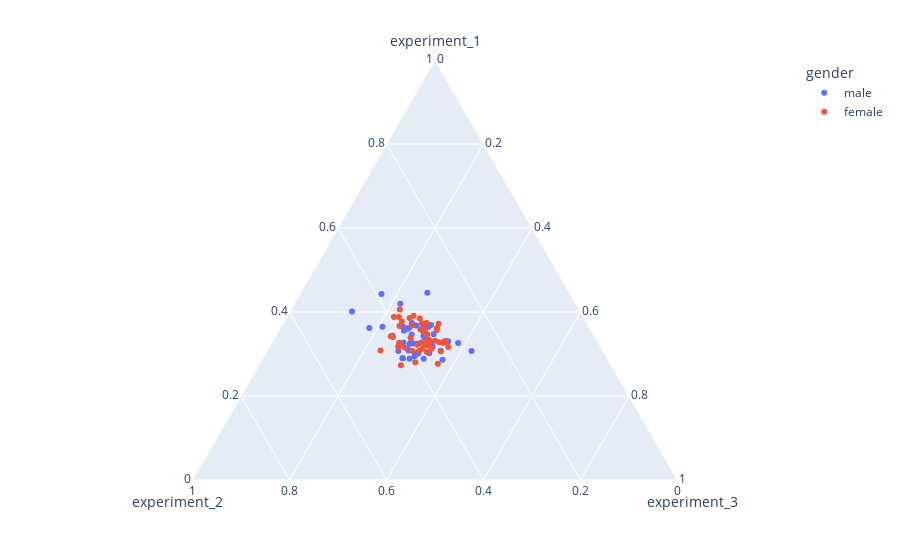

The cell this chart's notebook holds for it:
### Code cell
# Step 3: Create a ternary scatter plot for experimental data
ternary_scatter_plot = px.scatter_ternary(df_exp, a="experiment_1", b="experiment_2", 
                                        c='experiment_3', hover_name="group", color="gender")
ternary_scatter_plot.show()

### Figure 1 — Plotly figure (JSON) as saved in the notebook; plotly's stock layout.template omitted (floating-point values rounded to 4 significant figures)
{"data": [{"a": [96.88, 97.69, 87.11, 102.0, 115.4, 99.62, 103.7, 97.41, 93.0, 122.5, 108.6, 108.2, 106.7, 91.77, 99.36, 104.2, 93.1, 112.8, 105.6, 101.6, 115.2, 94.98, 90.54, 102.1, 99.16, 101.2, 104.8, 107.0, 79.91, 106.5, 105.9, 82.45, 111.6, 125.5, 110.8, 83.83, 95.34, 88.39, 94.5, 88.03, 104.0, 94.75, 89.99, 106.5, 100.6, 100.2, 101.3, 102.8, 91.74, 106.4], "b": [93.42, 106.2, 107.0, 95.09, 105.1, 106.2, 103.6, 133.8, 119.1, 125.6, 114.6, 111.3, 125.5, 106.1, 129.0, 98.53, 117.5, 108.7, 100.3, 106.4, 101.2, 121.2, 106.5, 110.4, 115.9, 88.66, 92.47, 94.93, 93.62, 109.3, 91.33, 120.0, 121.4, 82.48, 118.0, 100.4, 106.7, 118.4, 112.7, 124.4, 136.7, 137.7, 115.9, 100.0, 120.9, 104.7, 105.7, 129.0, 111.1, 115.5], "c": [73.03, 103.4, 72.14, 111.8, 96.28, 97.96, 92.67, 85.87, 85.53, 110.2, 74.58, 96.23, 93.43, 84.87, 93.68, 84.78, 75.32, 80.05, 98.61, 69.8, 43.8, 99.42, 81.38, 82.11, 56.95, 84.2, 143.8, 126.2, 25.53, 78.05, 55.16, 81.85, 81.13, 73.54, 112.3, 93.74, 89.66, 92.98, 123.0, 92.49, 119.8, 94.41, 91.76, 115.6, 88.4, 73.25, 73.73, 52.11, 64.26, 123.5], "hovertemplate": "<b>%{hovertext}</b><br><br>gender=male<br>experiment_1=%{a}<br>experiment_2=%{b}<br>experiment_3=%{c}<extra></extra>", "hovertext": ["control", "treatment", "control", "treatment", "control", "treatment", "control", "treatment", "control", "treatment", "control", "treatment", "control", "treatment", "control", "treatment", "control", "treatment", "control", "treatment", "control", "treatment", "control", "treatment", "control", "treatment", "control", "treatment", "control", "treatment", "control", "treatment", "control", "treatment", "control", "treatment", "control", "treatment", "control", "treatment", "control", "treatment", "control", "treatment", "control", "treatment", "control", "treatment", "control", "treatment"], "legendgroup": "male", "marker": {"color": "#636efa", "symbol": "circle"}, "mode": "markers", "name": "male", "showlegend": true, "subplot": "ternary", "type": "scatterternary"}, {"a": [87.3, 103.0, 106.7, 117.8, 107.3, 100.9, 96.83, 111.7, 103.0, 111.7, 86.0, 107.0, 98.34, 114.0, 102.1, 90.84, 120.3, 97.39, 106.4, 79.63, 106.5, 96.78, 97.37, 113.3, 115.2, 102.2, 88.87, 79.43, 102.8, 116.6, 101.6, 103.5, 90.53, 90.21, 103.9, 104.9, 101.3, 100.5, 115.3, 108.2, 93.03, 105.4, 99.2, 106.5, 100.3, 108.2, 99.18, 108.2, 95.41, 94.27], "b": [129.6, 93.81, 94.02, 115.4, 134.5, 98.5, 118.3, 143.7, 113.5, 97.29, 102.8, 107.3, 120.7, 113.2, 96.76, 129.8, 128.1, 93.98, 99.2, 126.4, 107.3, 127.2, 103.5, 114.3, 102.8, 112.1, 99.9, 102.1, 115.6, 106.2, 120.1, 107.0, 98.72, 90.03, 110.8, 103.2, 112.4, 89.41, 113.7, 133.1, 108.4, 86.92, 130.1, 102.5, 99.54, 138.0, 88.57, 106.0, 84.45, 104.7], "c": [66.06, 57.0, 76.62, 98.65, 86.43, 81.58, 69.05, 99.0, 99.18, 99.83, 93.49, 68.65, 68.27, 83.28, 109.4, 103.4, 115.6, 106.3, 70.37, 85.42, 60.81, 81.07, 64.57, 114.1, 76.82, 96.88, 95.86, 105.4, 85.02, 89.43, 103.7, 99.33, 105.9, 94.68, 103.0, 113.1, 103.5, 91.39, 103.1, 110.2, 87.61, 91.17, 83.04, 89.83, 117.0, 105.1, 78.66, 64.52, 75.51, 92.39], "hovertemplate": "<b>%{hovertext}</b><br><br>gender=female<br>experiment_1=%{a}<br>experiment_2=%{b}<br>experiment_3=%{c}<extra></extra>", "hovertext": ["control", "treatment", "control", "treatment", "control", "treatment", "control", "treatment", "control", "treatment", "control", "treatment", "control", "treatment", "control", "treatment", "control", "treatment", "control", "treatment", "control", "treatment", "control", "treatment", "control", "treatment", "control", "treatment", "control", "treatment", "control", "treatment", "control", "treatment", "control", "treatment", "control", "treatment", "control", "treatment", "control", "treatment", "control", "treatment", "control", "treatment", "control", "treatment", "control", "treatment"], "legendgroup": "female", "marker": {"color": "#EF553B", "symbol": "circle"}, "mode": "markers", "name": "female", "showlegend": true, "subplot": "ternary", "type": "scatterternary"}], "layout": {"legend": {"title": {"text": "gender"}, "tracegroupgap": 0}, "margin": {"t": 60}, "ternary": {"aaxis": {"title": {"text": "experiment_1"}}, "baxis": {"title": {"text": "experiment_2"}}, "caxis": {"title": {"text": "experiment_3"}}, "domain": {"x": [0, 1], "y": [0, 1]}}}}
